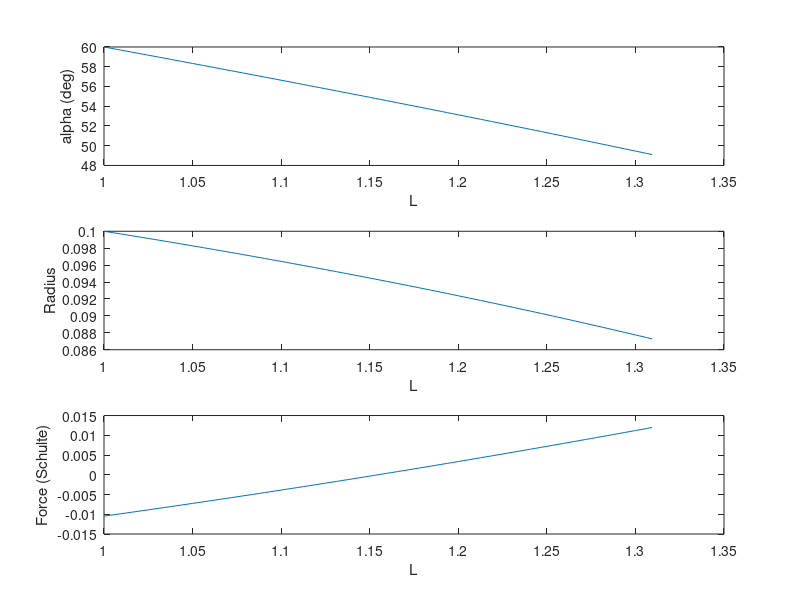

MATLAB code for this plot:
clear;clc;

% neutral angle = 54.44 deg.
% above this angle, the hose increases in length and its diameter decreases

alpha0 = 60 * pi/180;
L0 = 1;
r0 = 0.1;
r90 = r0 / sin(alpha0);
P = 1; % pressure

maxStrain = (1 / sqrt(3) / cos(alpha0)) - 1;
L = linspace(L0, L0*(1 + 2*maxStrain), 100);
% L/L0 = cos(alpha)/cos(alpha0) (eqn 8)
alpha = acos(L/L0 * cos(alpha0));

% r/r0 = sin(alpha)/sin(alpha0) (eqn 8)
r = r0 * sin(alpha) / sin(alpha0);

F_Schulte = pi * r90^2 * P * (3*cos(alpha).^2 - 1);

figure(1)
clf
subplot(3,1,1)
plot(L, alpha*180/pi)
xlabel('L')
ylabel('alpha (deg)')

subplot(3,1,2)
plot(L, r)
xlabel('L')
ylabel('Radius')

subplot(3,1,3)
plot(L, F_Schulte)
xlabel('L')
ylabel('Force (Schulte)')
